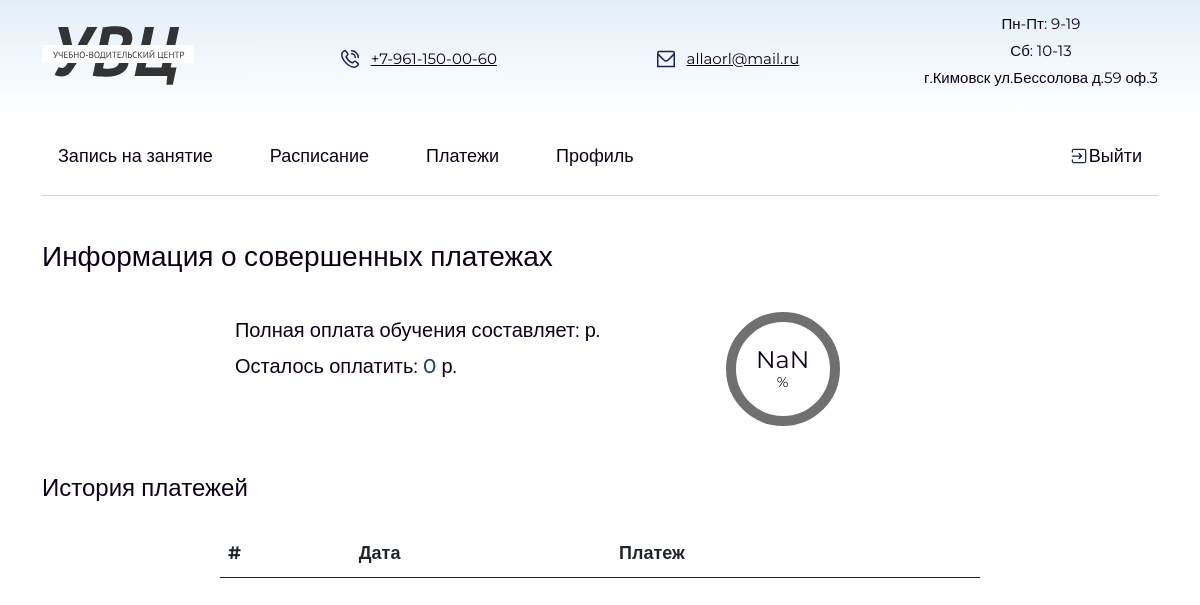
The page /users/user_profile/payments/ (signed in) on the database as committed earlier.
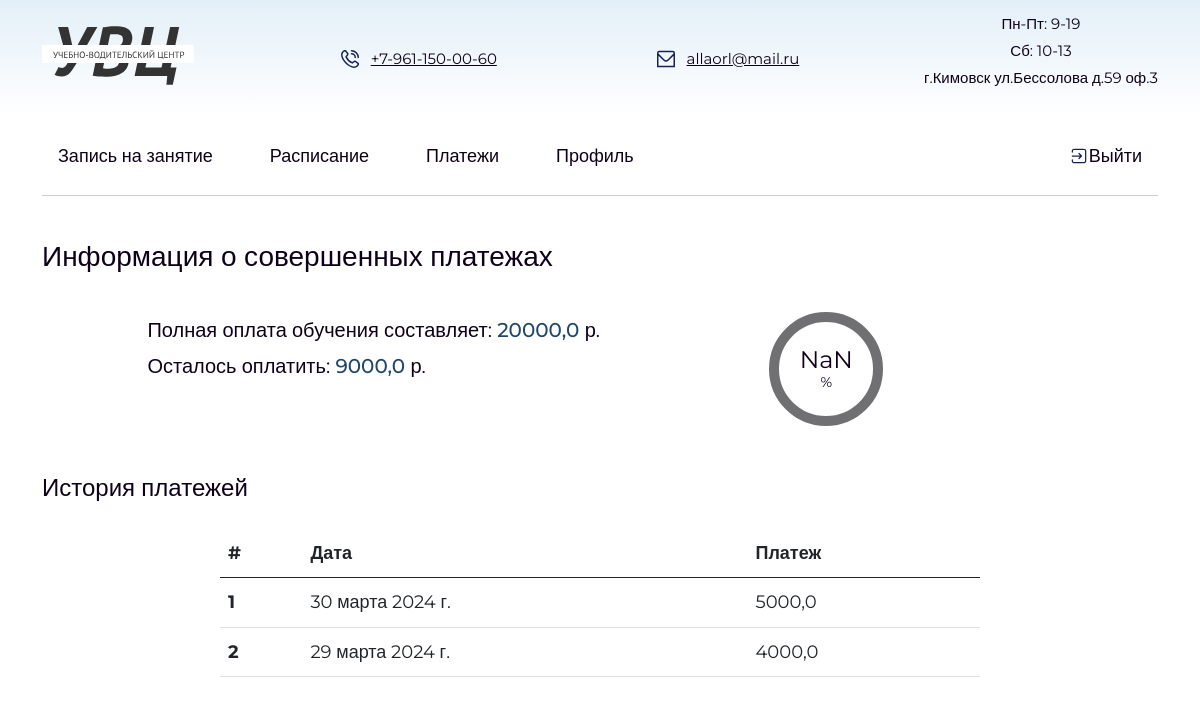
The same page on the database as committed later.
### users/models.py (models this page shows)
class Payments(models.Model):
    user = models.ForeignKey(User, on_delete=models.CASCADE)
    full_price = models.FloatField(default=20000.0)
    payment = models.FloatField(max_length=6,null= False)
    payment_date = models.DateField(default=timezone.now)

### users/views.py (the view)
# urls.py: path('user_profile/payments/', payments),
def payments(request):
    user = request.user
    payments = Payments.objects.filter(user=user)
    total_payment = payments.aggregate(Sum('payment'))['payment__sum'] or 0
    return render(request, 'student_payments.html', {'payments': payments, 'total_payment': total_payment})

### templates/student_payments.html (shortened to what this page needs)
{% extends 'base.html' %}
{% block content%}
    {% load static %}
    <div class="container">
        <div>
            <div class="headline">
                <div class="title-client headline">Информация о совершенных платежах</div>
            </div>
            <div class="frame">
                <div>
                    <div class="table-pay">
                        <div class="pay-info">
                            <div class="pay-now">Полная оплата обучения составляет: <span class="full">{{payments.0.full_price}}</span> р.</div>
                            <div class="pay-balance">Осталось оплатить: <span class="left">{{total_payment}}</span> р.</div>
                        </div>
                        <div class="circle-big">
                            <div class="text">
                                <span id="payment_percent"></span><div class="small">%</div>
                            </div>
                            <svg>
                                <circle class="bg" cx="57" cy="57" r="52"></circle>
                                <circle class="progress" cx="57" cy="57" r="52" style="stroke-dasharray: 0, 327.13;"></circle>
                            </svg>
                        </div>
                    </div>
                </div>
            </div>
            <div class="text-pay">История платежей</div>
                <table class="table table-history">
                    <thead>
                    <tr>
                        <th scope="col">#</th>
                        <th scope="col">Дата</th>
                        <th scope="col">Платеж</th>
                    </tr>
                    </thead>
                    <tbody>
                        {% for payment in payments %}
                            <tr>
                                <th scope="row">{{ forloop.counter }}</th>
                                <td>{{ payment.payment_date }}</td>
                                <td>{{ payment.payment }}</td>
                            </tr>
                        {% endfor %}
                    </tbody>
                </table>
            </div>
        </div>
{% endblock %}

### templates/base.html (shortened to what this page needs)
{% load static %}
<!DOCTYPE html>
<html lang="ru">
<head>
    <link href="https://cdn.jsdelivr.net/npm/bootstrap@5.0.2/dist/css/bootstrap.min.css" rel="stylesheet">
    <link rel="stylesheet" href="{% static 'css/login.css' %}">
    <link rel="stylesheet" href="{% static 'css/main.css' %}">
</head>
<body>
    <header>
        <div class="container">
            <div class="header-els">
                <div class="header-icon">
                    <img src="{% static 'img/logo.svg' %}" alt="logo" class="logo">
                </div>
                <a href="tel:+7-961-150-00-60" class="item-menu menu-bg tel-menu">+7-961-150-00-60</a>
                <a href="mailto:allaorl@mail.ru" class="item-menu menu-bg mail-menu">allaorl@mail.ru</a>
                <p class="text-menu">Пн-Пт: 9-19 <br> Сб: 10-13 <br>
                    г.Кимовск ул.Бессолова д.59 оф.3 </p>
            </div>
        </div>
    </header>
    <main>
        <nav class="container">
            <ul class="nav">
                <li class="nav-item">
                    {% if user.is_authenticated %}
                        <a class="nav-link" href="/users/user_profile/student_dashboard/">Запись на занятие</a>
                    {% endif %}
                </li>
                <li class="nav-item">
                    {% if user.is_authenticated %}
                        <a class="nav-link" href="/users/user_profile/schedule/">Расписание</a>
                    {% endif %}
                </li>
                <li class="nav-item">
                    {% if user.is_authenticated %}
                        <a class="nav-link" href="/users/user_profile/payments/">Платежи</a>
                    {% endif %}
                </li>
                <li class="nav-item">
                    {% if user.is_authenticated %}
                        <a class="nav-link" href="/users/user_profile/profile/">Профиль</a>
                    {% endif %}
                </li>
                <li class="nav-item nav-item-logout">
                    {% if user.is_authenticated %}
                        <a href="{% url 'logout' %}" class="nav-link img-exit">Выйти</a>
                    {% else %}
                        <a href="{% url 'login' %}" class="nav-login" >Войти </a>|<a href="{% url 'register' %}" class="nav-login" > Зарегистрироваться</a>
                    {% endif %}
                </li>
            </ul>
        </nav>
    </main>
    {% block content %}
    {% endblock %}
</body>
</html>

### static/css/login.css (style rules this page uses)
body { font-family: 'Roboto', 'Montserrat', sans-serif; font-size: 16px; line-height: 1.8; font-weight: normal; background: #f8f9fd; color: gray; }

### static/css/main.css (style rules this page uses)
body { font-family: 'Montserrat', sans-serif; color: #0F001A; font-size: 18px; padding: 0; margin: 0; background: rgb(255,255,255); }
header { background: linear-gradient(0deg, rgba(255,255,255,1) 0%, rgba(227,239,248,1) 100%); }
.header-els { display: flex; align-items: center; justify-content: space-between; padding: 10px 0; font-size: 15px; text-align: center; }
.nav-link { color: var(--bs-primary-text-emphasis); }
.nav { position: relative; display: flex; border-bottom: 1.5px solid rgb(206 206 206); padding: 15px 0; }
.nav-item:not(:last-child) { margin-right: 25px; justify-content: space-between; }
.nav-item:last-child { margin-left: auto; }
.item-menu { margin: 0 35px; text-decoration: none; color: #0F001A; }
.tel-menu { padding-left: 30px; background-image: url(../img/phone-call-free-icon-font.svg); }
.mail-menu { padding-left: 30px; background-image: url(../img/envelope-free-icon-font.svg); }
.menu-bg { text-decoration: underline; margin-right: 24px; background-position: 0 center; background-repeat: no-repeat; display: inline-block; }
.img-exit { padding-left: 20px; background-image: url(../img/exit-2.svg); background-size: 20px; background-position: 0 center; background-repeat: no-repeat; }
.title-client { font-size: 28px; font-weight: 500; margin: 35px 0; }
.frame { overflow: hidden; -moz-osx-font-smoothing: grayscale; display: flex; justify-content: center; align-items: center; }
.headline { margin: 0; }
.circle-big { position: relative; width: 114px; height: 114px; }
.circle-big svg { width: 114px; height: 114px; }
.circle-big .text { position: absolute; width: 100%; top: 37px; font-size: 24px; text-align: center; font-weight: 400; line-height: 22px; }
.circle-big .text .small { font-size: 14px; }
.table-pay { display: grid; grid-template-columns: 1fr 1fr; margin-top: 30px; justify-items: center; font-size: 20px; }
.pay-now span { color: #21466b; font-weight: 500; }
.pay-balance span { color: #21466b; font-weight: 500; }
.text-pay { font-size: 24px; margin-top: 40px; }
.table-history { max-width: 95vh; margin: 20px auto; }

Rows that differ between the two databases and show on the page:
added Payments: full_price "20000,0", payment_date "30 марта 2024 г.", payment "5000,0"
added Payments: payment_date "29 марта 2024 г.", payment "4000,0"
Other text that changed with them:
{{ total_payment }}: "0" → "9000,0"
